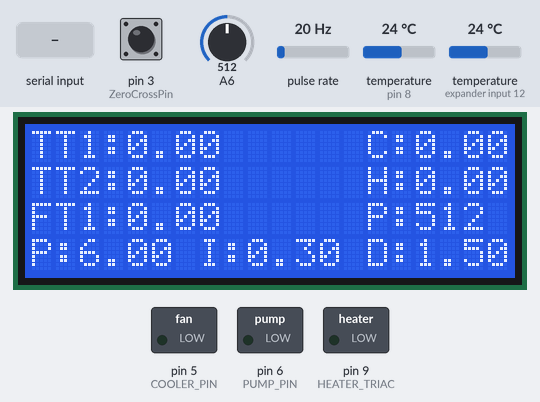
This sketch was run on a simulated Arduino Uno, built with avr-gcc and run on an emulated ATmega328P. Shown: 20×4 character LCD, switched loads named in the sketch (green lamp = pin HIGH). Wiring (inferred from the names in the program): pulse sensor: data pin 2. The inputs (shaded band) are chosen by the test bench; at power-on: temperature (sensors on pin 8, expander input 12) 24 °C, pin 3 (ZeroCrossPin) HIGH, A6 = 512, pulse rate 20 Hz. What the sketch prints to the serial monitor is not drawn.

Above: at 3.3 s.
3.4 s: "KD:90\n" received over Serial
At 8.4 s:
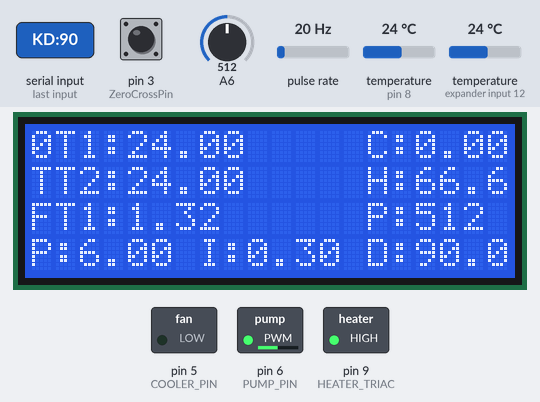
9.1 s: temperature (sensor on pin 8) set to 28 °C
At 10.3 s:
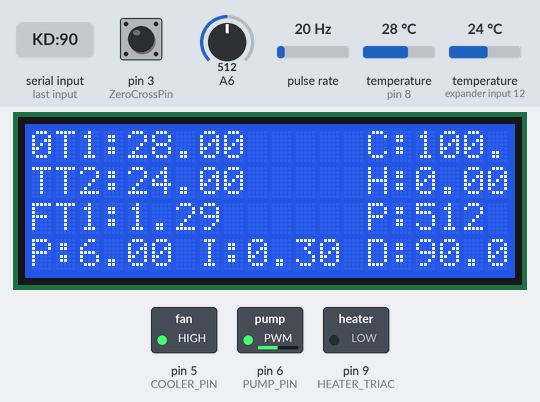
12.7 s: pin 3 (ZeroCrossPin) pulled LOW for 0.15 s
At 13.9 s:
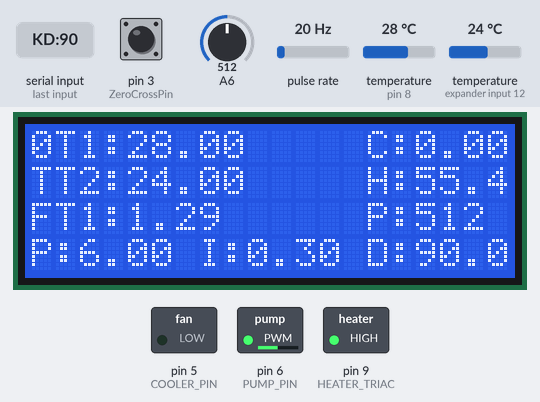
14.6 s: "SETP:\n" received over Serial
At 20.1 s:
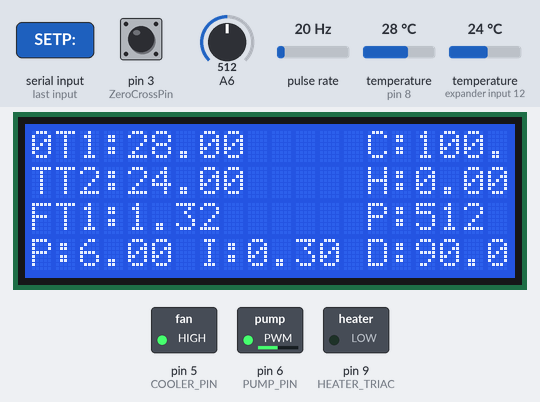
20.3 s: temperature (sensor on expander input 12) set to 27.4 °C
At 22.6 s:
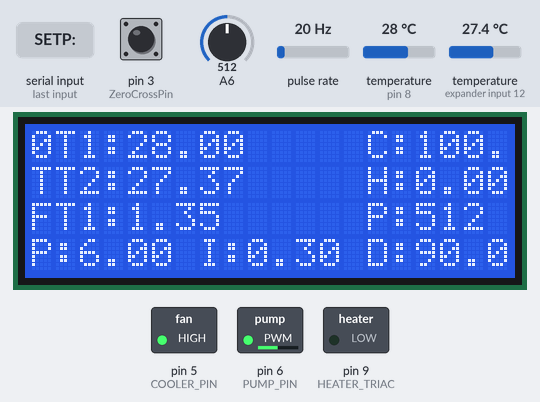
25.1 s: temperature (sensor on expander input 12) set to 28.6 °C
At 26.5 s:
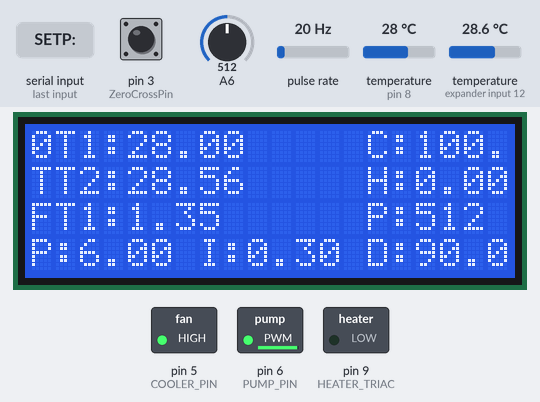
Timing chart, 0 to 28.1 s (numbered marks = the images above; inputs shaded):
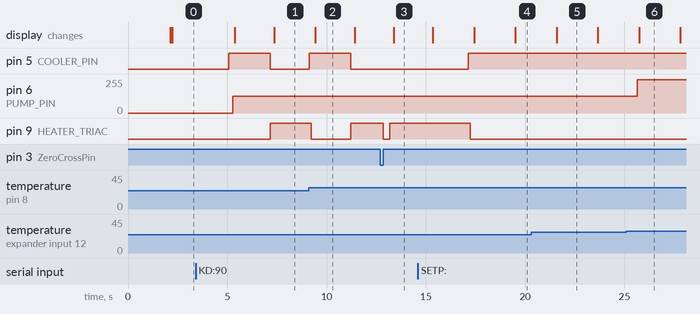

The sketch:

VSEN_022_PID_PWM_14_05_2025_PUMP_FIXED.ino
```cpp
#include "vsen022_common.h"

// lcd init
void setupLCD() {
  lcd.init();
  lcd.backlight();
  lcd.setCursor(2, 0);
  lcd.print("Vanguard College");
  lcd.setCursor(1, 1);
  lcd.print("Engineering School");
  lcd.setCursor(4, 2);
  lcd.print("VSEN-022-002");
  lcd.setCursor(1, 3);
  lcd.print("Process Controller");
  delay(2000);  // 2s
  lcd.clear();  // clear display
}

// function to update the data
void updateLCD() {
  lcd.clear();  // clear the previous data

  // Line 1
  lcd.setCursor(0, 0);
  lcd.print("TT1:");lcd.print(temp1);
  lcd.setCursor(14, 0);
  lcd.print("C:"); lcd.print((Output < 0) ? abs(Output) : 0);

  // Line 2
  lcd.setCursor(0, 1);
  lcd.print("TT2:");lcd.print(temp2);
  lcd.setCursor(14, 1);
  lcd.print("H:"); lcd.print((Output > 0) ? Output : 0);

  // Line 3
  lcd.setCursor(0, 2);
  lcd.print("FT1:");lcd.print(flowRate);
  lcd.setCursor(14, 2);
  int pump_perc = analogRead(PUMP_PIN);
  lcd.print("P:"); lcd.print(pump_perc);

  //Line 4
  lcd.setCursor(0, 3);
  lcd.print("P:");        lcd.print(Kp);
  lcd.setCursor(7, 3);
  lcd.print("I:");        lcd.print(Ki);
  lcd.setCursor(14, 3);
  lcd.print("D:");        lcd.print(Kd);
}

void zeroCrossISR(){
  zero_cross = true;
  digitalWrite(HEATER_TRIAC, LOW);
  if (power > 0){
  delayMicroseconds(delay_Time);
  digitalWrite(HEATER_TRIAC, HIGH);
  delayMicroseconds(100);
  digitalWrite(HEATER_TRIAC, LOW);
  }
  zero_cross = false;
}

void pulseCounter(){
  pulseCount++;
}

void calculateFlow() {
  if(millis() - oldTime > 1000) {
    detachInterrupt(FLOW_SENSOR);
    flowRate = (pulseCount * 2.25) / 70.0; // Calibration factor for YF-S201
    pulseCount = 0;
    oldTime = millis();
    attachInterrupt(FLOW_SENSOR, pulseCounter, FALLING);
  }
}

void setup() {
  setupLCD();  // start LCD
  Serial.begin(9600);
  sensors.begin();
    if(!sensors.getAddress(sensor1, 0) || !sensors.getAddress(sensor2, 1)) {
    Serial.println("Error: Check sensor connections!");
    while(0);  //don't forget change to while(1)
  }
  // PID Setup
  myPID.SetMode(AUTOMATIC);
  myPID.SetOutputLimits(-100, 100);

  // Pin modes
  pinMode(COOLER_PIN, OUTPUT);
  pinMode(PUMP_PIN, OUTPUT);
  pinMode(HEATER_TRIAC, OUTPUT);
  pinMode(ZeroCrossPin, INPUT_PULLUP);
  pinMode(FLOW_SENSOR, INPUT_PULLUP);

  //Flow sensor interupt
  attachInterrupt(digitalPinToInterrupt(FLOW_SENSOR), pulseCounter, FALLING);

  // traic trigger interupt
  attachInterrupt(digitalPinToInterrupt(ZeroCrossPin), zeroCrossISR, RISING);
}

void loop() {
  updateLCD();  // update
  delay(1000);  // wait 1 sec between updates
  static unsigned long lastPID = millis();

    if(millis() - lastPID >= 1000) {
    // Read temperatures
    sensors.requestTemperatures();
    temp1 = sensors.getTempC(sensor1);
    temp2 = sensors.getTempC(sensor2);
    Input = (temp1 + temp2) / 2.0; // Average temperature

    // Calculate flow rate
    calculateFlow();

    // Compute PID
    myPID.Compute();
    controlActuators();

    // Send data to SCADA
    sendData();

    //Write data from python file
    checkSerial();

    lastPID = millis();
  }
}
void controlActuators(){
  // Control cooler (PWM)
  // Control heater (TRIAC)
  if(Output < 0) {
    analogWrite(COOLER_PIN, map(abs(Output), 0, 100, 0, 255));
    delay(100);
    digitalWrite(HEATER_TRIAC, LOW);
    delay(100);
  }
  else {
    analogWrite(COOLER_PIN, 0);
    digitalWrite(HEATER_TRIAC, HIGH);
    delay(100);
  }

  // switch pump for to work in 50% and 100% depends of the difference of the temperatures
  float diff = temp2 - temp1;
  if (diff < Setpoint) {
    analogWrite(PUMP_PIN, 125);  // PWM 50%
  } else {
    analogWrite(PUMP_PIN, 250);   // PWM 100%
  }
}

void sendData() {
  Serial.print("T1:"); Serial.print(sensors.getTempC(sensor1));
  Serial.print(",T2:"); Serial.print(sensors.getTempC(sensor2));
  Serial.print(",F:"); Serial.print(flowRate);
  Serial.print(",H:"); Serial.print((Output > 0) ? Output : 0);
  Serial.print(",C:"); Serial.print((Output < 0) ? abs(Output) : 0);
  Serial.print(",S:"); Serial.println(Setpoint);
}

void checkSerial() {
  if(Serial.available()) {
    String cmd = Serial.readStringUntil('\n');
    cmd.trim();

    if(cmd.startsWith("SETP:")) {
      Setpoint = cmd.substring(5).toFloat();
    }
    else if(cmd.startsWith("KP:")) {
      Kp = cmd.substring(3).toFloat();
      myPID.SetTunings(Kp, Ki, Kd);
    }
    else if(cmd.startsWith("KI:")) {
      Ki = cmd.substring(3).toFloat();
      myPID.SetTunings(Kp, Ki, Kd);
    }
    else if(cmd.startsWith("KD:")) {
      Kd = cmd.substring(3).toFloat();
      myPID.SetTunings(Kp, Ki, Kd);
    }
    else if(cmd == "EMSTOP") {
      digitalWrite(HEATER_TRIAC, LOW);
      digitalWrite(COOLER_PIN, 0);
      digitalWrite(PUMP_PIN, 0);
    }
  }
}
```

vsen022_common.h
```cpp
/*  Inlcude file for VSEN022 process trainer serial number 002
    In this file define only hardware addresses, and specific arduino ports to be used
    In this code the relays are working in low performance
*/
/* ############Don't change below this line###############*/
// First we include the libraries
#include <PID_v1.h>
#include <OneWire.h>            // communication protocol for OneWire devies
#include <DallasTemperature.h>  // Library for DS Temperature Sensor
#include <Wire.h>
#include <LiquidCrystal_I2C.h>// Communication with liquid crystal display withour I2C communication

DeviceAddress sensor1 = {0x28, 0x81, 0x8E, 0x53, 0x3A, 0x19, 0x01, 0x4E}; // Temp sensor in Heater tank
DeviceAddress sensor2 = {0x28, 0x32, 0xA0, 0x5B, 0x3A, 0x19, 0x01, 0x56}; // Temp sensor Outflow Heat Exchanger
OneWire oneWire(8);  // Setup an instance to communicate with any 1-Wire devices
DallasTemperature sensors(&oneWire);

const byte FLOW_SENSOR  = 2;          // Flow sensor
const byte HEATER_TRIAC = 9;        // Heater is activated from Arduino UNO pin 9
const byte PUMP_PIN     = 6;          // Pump   is activated from Arduino UNO pin 5
const byte COOLER_PIN   = 5;          // Fan    is activared from Arduino UNO pin 6
volatile int ZeroCrossPin = 3;      // INT0, send intrps to triac
volatile bool zero_cross = false;   // flag down
int power = 32;                     // Level of heater (50%)
int delay_Time = 0;
double temp1 = 0;                   // Temp in Process Vessel
double temp2 = 0;                   // Temp after heat exchanger
unsigned long StartTime;

// PID Variables
double Setpoint = 35.0; // Default setpoint
double Input, Output;
double Kp=6.0, Ki=0.3, Kd=1.5;
PID myPID(&Input, &Output, &Setpoint, Kp, Ki, Kd, DIRECT);

// Flow sensor variables
volatile int pulseCount = 0;
float flowRate = 0.0;
unsigned long oldTime;

LiquidCrystal_I2C lcd(0x27, 20, 4);  // I2C (0x27 o 0x3F)
```

Measured:
- the behaviour switches between 27.9 and 28 °C on temperature (sensor on expander input 12) (found by bisection; images 5 and 6)
- after the input at 3.4 s, the display: first differs from a run without the input after 4.0 s (image 1)
- after the input at 9.1 s, pin 5 (COOLER_PIN): LOW → HIGH at once, → LOW 2.1 s later; pin 9 (HEATER_TRIAC): HIGH → LOW after 0.13 s, → HIGH 2.0 s later
- after the input at 12.7 s, pin 9 (HEATER_TRIAC): HIGH → LOW after 0.15 s, → HIGH 0.33 s later
- after the input at 14.6 s, pin 5 (COOLER_PIN): LOW → HIGH after 2.5 s; pin 9 (HEATER_TRIAC): HIGH → LOW after 2.6 s
- after the input at 20.3 s, the display: changes after 1.3 s (image 5)
- after the input at 25.1 s, pin 6 (PUMP_PIN): 125/255 → 250/255 after 0.54 s; the display: changes after 0.64 s (image 6)
